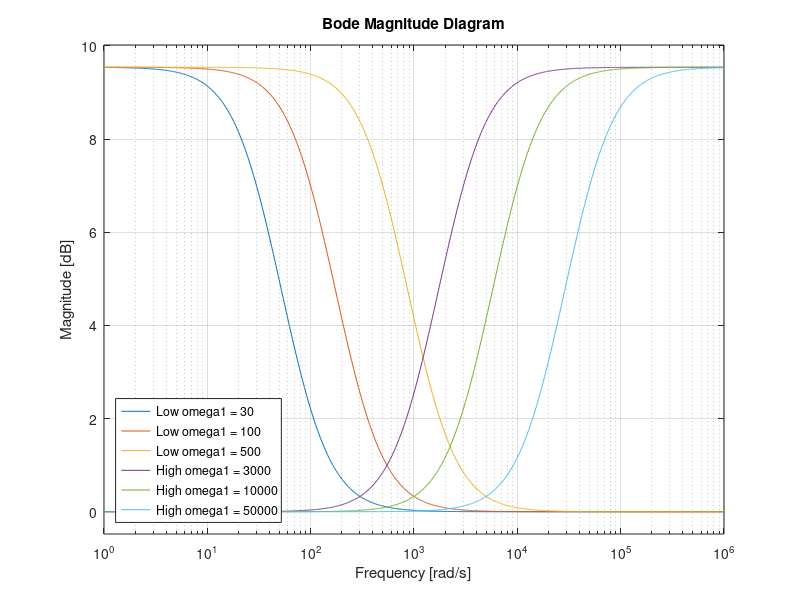

MATLAB code to generate this figure: (Note: this script raises an error after producing the figure.)
%% Shelving and peak filters

clear all;

s = tf('s');

%% Shelving filter Low 1
om_zero = 30;
G = 2;
Hs_low_1 = 1+G*om_zero/(s+om_zero)

%% Shelving filter High 1
om_zero = 1/3000;
G = 2;
Hs_high_1 = 1+G*om_zero/(1/s+om_zero)

%% Shelving filter low 2
om_zero = 100;
G = 2;
Hs_low_2 = 1+G*om_zero/(s+om_zero)

%% Shelving filter High 2
om_zero = 1/10000;
G = 2;
Hs_high_2 = 1+G*om_zero/(1/s+om_zero)

%% Shelving filter low 3
om_zero = 500;
G = 2;
Hs_low_3 = 1+G*om_zero/(s+om_zero)

%% Shelving filter High 3
om_zero = 1/50000;
G = 2;
Hs_high_3 = 1+G*om_zero/(1/s+om_zero)

%% plotting
figure(1)
bodemag(Hs_low_1,Hs_low_2,Hs_low_3,Hs_high_1,Hs_high_2,Hs_high_3)
hold on
grid on
legend('Low omega1 = 30','Low omega1 = 100','Low omega1 = 500','High omega1 = 3000','High omega1 = 10000','High omega1 = 50000','Location','southwest')
% ylabel('Magnitude [dB]')
% xlabel('Frequency [rad/s]')
hold off
FigureToPDF(gcf,'low_and_high_shelfing')
% figure(2)
% bodemag(Hs_high_1,Hs_high_2,Hs_high_3)
% hold on
% grid on
% legend('omega1 = 30','omega1 = 100','omega1 = 500')
% % ylabel('Magnitude [dB]')
% % xlabel('Frequency [rad/s]')
% hold off
% FigureToPDF(gcf,'high_shelfing')
